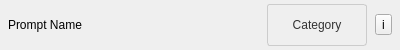
<?xml version="1.0" encoding="UTF-8"?>
<ui version="4.0">
 <class>PromptListItem</class>
 <widget class="QWidget" name="PromptListItem">
  <property name="geometry">
   <rect>
    <x>0</x>
    <y>0</y>
    <width>400</width>
    <height>50</height>
   </rect>
  </property>
  <property name="minimumSize">
   <size>
    <width>0</width>
    <height>50</height>
   </size>
  </property>
  <property name="windowTitle">
   <string>Prompt List Item</string>
  </property>
  <layout class="QHBoxLayout" name="horizontalLayout">
   <property name="spacing">
    <number>8</number>
   </property>
   <property name="leftMargin">
    <number>8</number>
   </property>
   <property name="topMargin">
    <number>4</number>
   </property>
   <property name="rightMargin">
    <number>8</number>
   </property>
   <property name="bottomMargin">
    <number>4</number>
   </property>
   <item>
    <widget class="QLabel" name="promptNameLabel">
     <property name="sizePolicy">
      <sizepolicy hsizetype="Expanding" vsizetype="Preferred">
       <horstretch>0</horstretch>
       <verstretch>0</verstretch>
      </sizepolicy>
     </property>
     <property name="text">
      <string>Prompt Name</string>
     </property>
    </widget>
   </item>
   <item>
    <widget class="QLabel" name="tagLabel">
     <property name="minimumSize">
      <size>
       <width>100</width>
       <height>0</height>
      </size>
     </property>
     <property name="styleSheet">
      <string notr="true">QLabel {
  color: #333333;
  background-color: transparent;
  border: 1px solid #CCCCCC;
  border-radius: 3px;
  padding: 2px 6px;
}</string>
     </property>
     <property name="text">
      <string>Category</string>
     </property>
     <property name="alignment">
      <set>Qt::AlignCenter</set>
     </property>
    </widget>
   </item>
   <item>
    <widget class="QToolButton" name="infoButton">
     <property name="text">
      <string>i</string>
     </property>
     <property name="icon">
      <iconset>
       <normaloff>../resources/images/info.png</normaloff>../resources/images/info.png</iconset>
     </property>
    </widget>
   </item>
  </layout>
 </widget>
 <resources/>
 <connections/>
</ui> 
